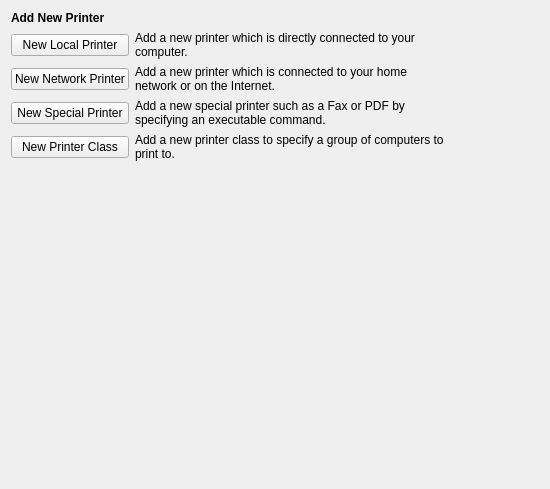
     <widget class="QWidget" name="page">
      <layout class="QVBoxLayout" name="verticalLayout_4">
       <item>
        <widget class="QLabel" name="label">
         <property name="sizePolicy">
          <sizepolicy hsizetype="Preferred" vsizetype="Fixed">
           <horstretch>0</horstretch>
           <verstretch>0</verstretch>
          </sizepolicy>
         </property>
         <property name="font">
          <font>
           <weight>75</weight>
           <bold>true</bold>
          </font>
         </property>
         <property name="text">
          <string>Add New Printer</string>
         </property>
        </widget>
       </item>
       <item>
        <layout class="QGridLayout" name="gridLayout">
         <item row="0" column="0">
          <widget class="KPushButton" name="btnNewPrinter">
           <property name="text">
            <string>New Local Printer</string>
           </property>
          </widget>
         </item>
         <item row="0" column="1">
          <widget class="QLabel" name="newPrinterLabel">
           <property name="sizePolicy">
            <sizepolicy hsizetype="Expanding" vsizetype="Preferred">
             <horstretch>0</horstretch>
             <verstretch>0</verstretch>
            </sizepolicy>
           </property>
           <property name="text">
            <string>Add a new printer which is directly connected to your
computer.</string>
           </property>
          </widget>
         </item>
         <item row="1" column="0">
          <widget class="KPushButton" name="btnNewPrinterNetwork">
           <property name="text">
            <string>New Network Printer</string>
           </property>
          </widget>
         </item>
         <item row="1" column="1">
          <widget class="QLabel" name="newPrinterNetworkLabel">
           <property name="sizePolicy">
            <sizepolicy hsizetype="Expanding" vsizetype="Preferred">
             <horstretch>0</horstretch>
             <verstretch>0</verstretch>
            </sizepolicy>
           </property>
           <property name="text">
            <string>Add a new printer which is connected to your home
network or on the Internet.</string>
           </property>
          </widget>
         </item>
         <item row="2" column="0">
          <widget class="KPushButton" name="btnNewPrinterSpecial">
           <property name="text">
            <string>New Special Printer</string>
           </property>
          </widget>
         </item>
         <item row="2" column="1">
          <widget class="QLabel" name="newPrinterSpecialLabel">
           <property name="sizePolicy">
            <sizepolicy hsizetype="Expanding" vsizetype="Preferred">
             <horstretch>0</horstretch>
             <verstretch>0</verstretch>
            </sizepolicy>
           </property>
           <property name="text">
            <string>Add a new special printer such as a Fax or PDF by
specifying an executable command.</string>
           </property>
          </widget>
         </item>
         <item row="3" column="0">
          <widget class="KPushButton" name="btnNewClass">
           <property name="text">
            <string>New Printer Class</string>
           </property>
          </widget>
         </item>
         <item row="3" column="1">
          <widget class="QLabel" name="label_5">
           <property name="sizePolicy">
            <sizepolicy hsizetype="Expanding" vsizetype="Preferred">
             <horstretch>0</horstretch>
             <verstretch>0</verstretch>
            </sizepolicy>
           </property>
           <property name="text">
            <string>Add a new printer class to specify a group of computers to
print to.</string>
           </property>
          </widget>
         </item>
        </layout>
       </item>
       <item>
        <spacer name="verticalSpacer_4">
         <property name="orientation">
          <enum>Qt::Vertical</enum>
         </property>
         <property name="sizeHint" stdset="0">
          <size>
           <width>528</width>
           <height>317</height>
          </size>
         </property>
        </spacer>
       </item>
      </layout>
     </widget>
